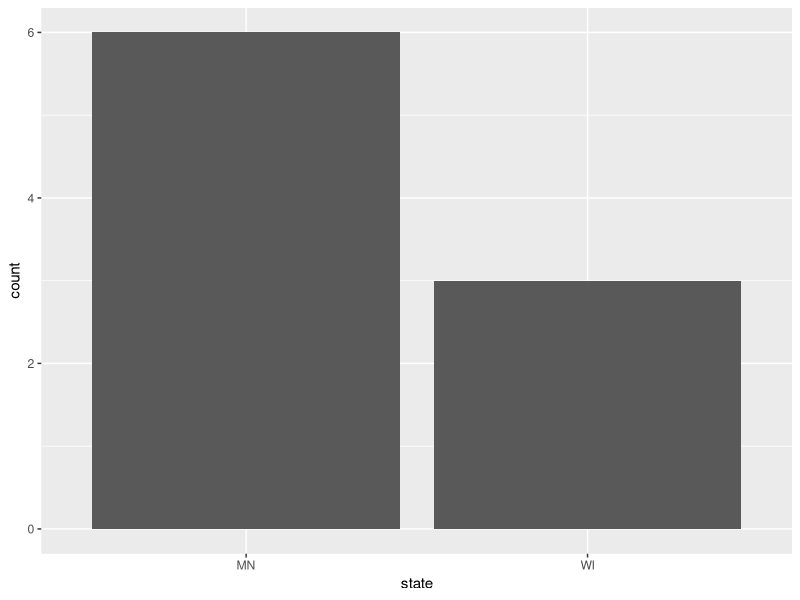
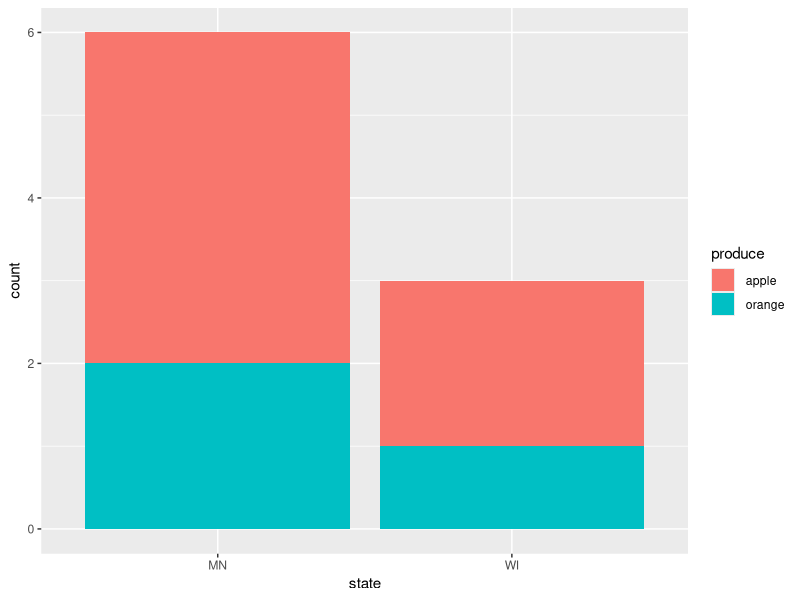
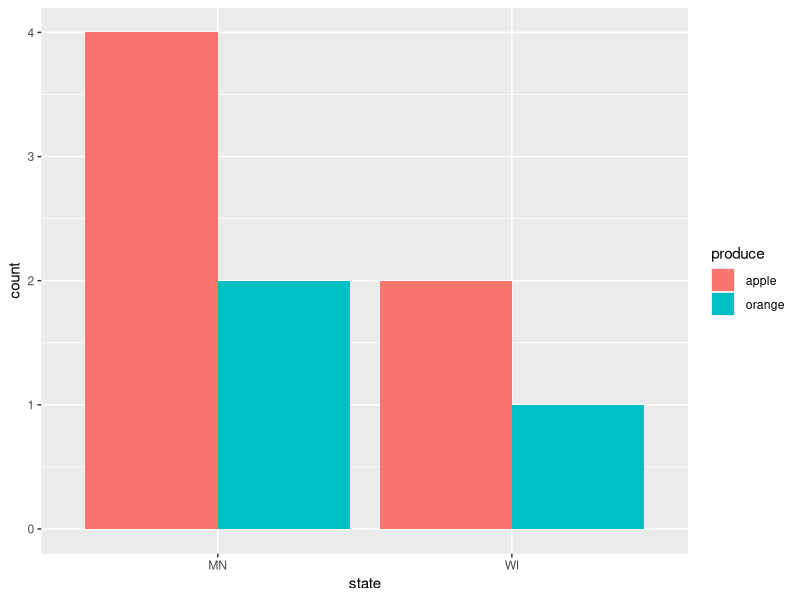
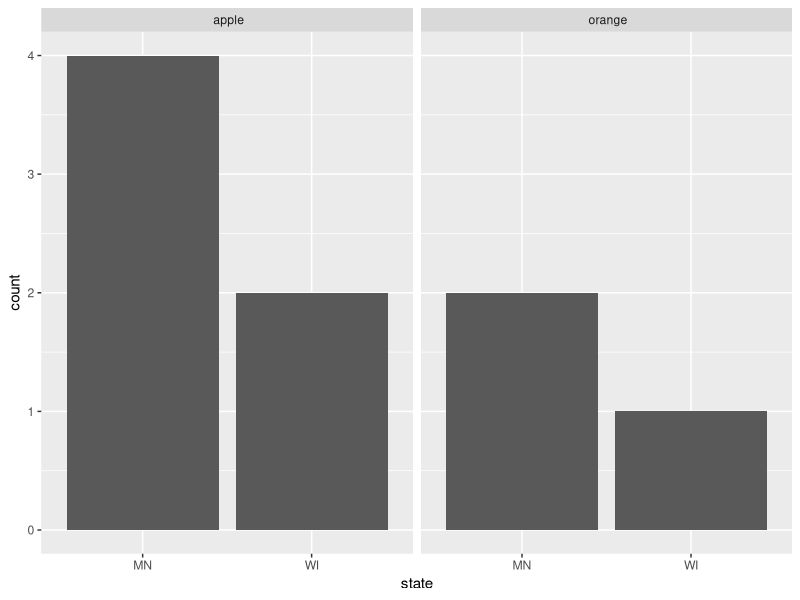
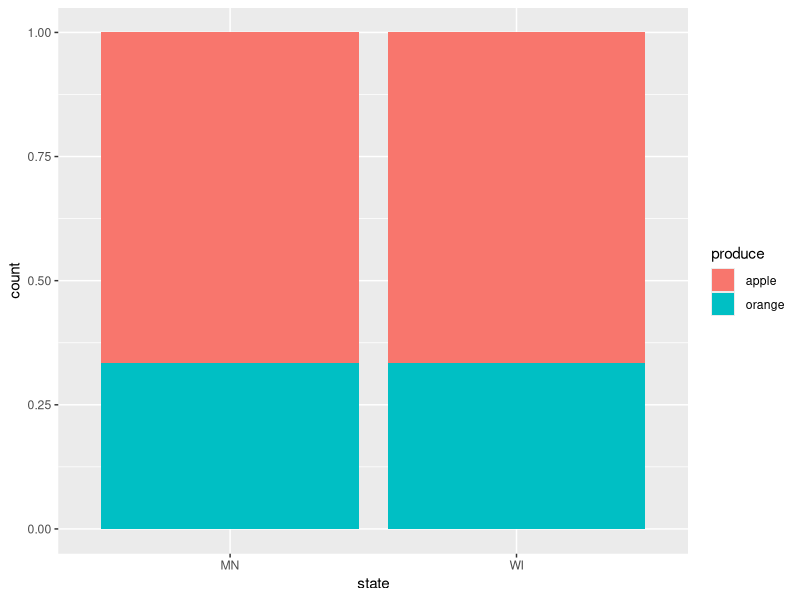

R code for these plots, in order:
## ---- chunk 1
library(ggplot2)
## ---- chunk 2
farms <- read.csv("farms.csv")
farms
## ---- chunk 3
#| fig-height: 2
#| fig-width: 2
ggplot(data = farms, mapping = aes(x = state)) +
  geom_bar()
## ---- chunk 4
#| fig-height: 2
#| fig-width: 3
ggplot(data = farms, mapping = aes(x = state, fill = produce)) +
  geom_bar()
## ---- chunk 5
#| fig-height: 2
#| fig-width: 3
ggplot(data = farms, mapping = aes(x = state, fill = produce)) +
  geom_bar(position = "dodge")
## ---- chunk 6
#| fig-height: 2
#| fig-width: 3
ggplot(data = farms, mapping = aes(x = state)) +
  geom_bar() +
  facet_wrap(~produce)
## ---- chunk 7
#| fig-height: 2
#| fig-width: 3
ggplot(data = farms, mapping = aes(x = state, fill = produce)) +
  geom_bar(position = "fill")
